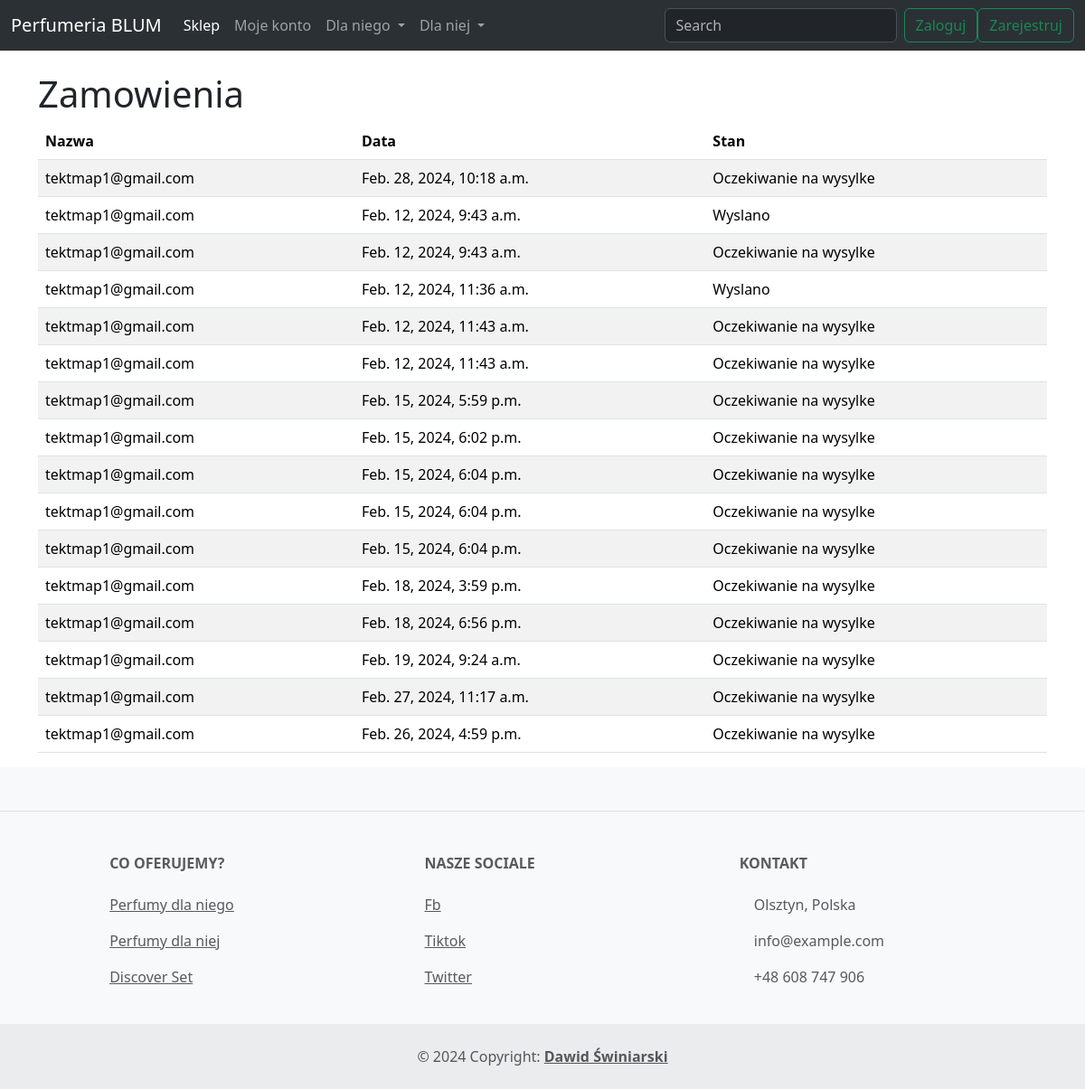
Page /my_orders/ (signed in) on the earlier database version.
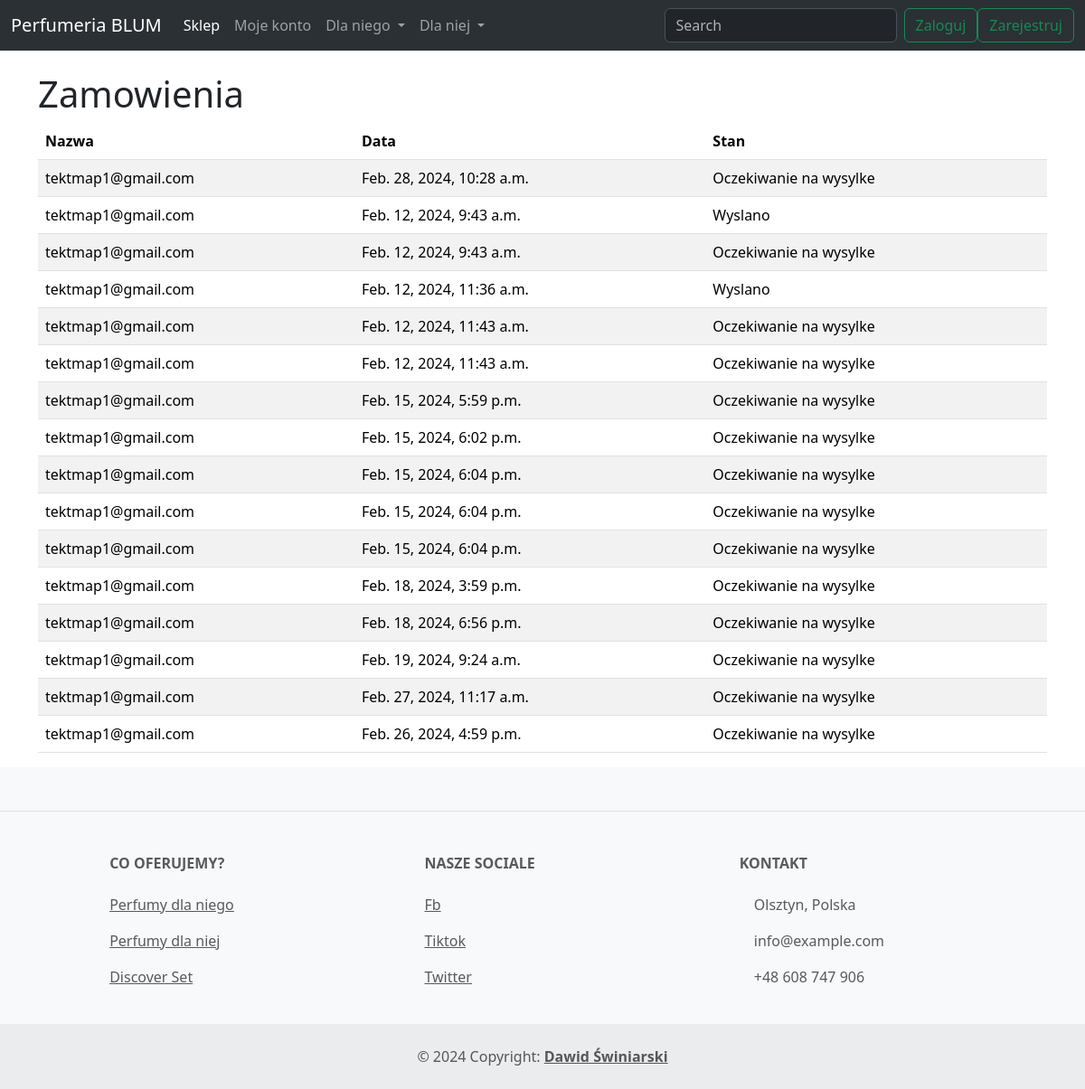
Same page on the later database version.
### product/models.py (models this page shows, shortened)
class Card(models.Model):
    user = models.ForeignKey(to=User, on_delete=models.CASCADE, default="", blank=True)
    quantity = models.IntegerField(default=1, blank=True)
    price = models.IntegerField(default=0)
    street = models.CharField(max_length=100, default="", blank=True)
    city = models.CharField(max_length=100, default="", blank=True)
    postal_code = models.CharField(max_length=6, default="", blank=True)
    phone_number = models.CharField(max_length=9, default="", blank=True)
    email = models.EmailField(default="", blank=True)
    first_name = models.CharField(max_length=50, default="", blank=True)
    last_name = models.CharField(max_length=50, default="", blank=True)
    promo_code = models.CharField(max_length=10, default="", blank=True)
    is_order = models.BooleanField(default=False, blank=True)
    date = models.DateTimeField(default=django.utils.timezone.now, blank=True)
    is_shipped = models.BooleanField(default=False)
    is_delivered = models.BooleanField(default=False)

### users/models.py (models this page shows)
class User(AbstractUser):
    address = models.CharField(max_length=50,default="")
    phone_number = models.IntegerField(default=0)
    USERNAME_FIELD = 'email'
    email = models.EmailField( unique=True)  # changes email to unique and blank to false
    REQUIRED_FIELDS = []  # removes email from REQUIRED_FIELDS

### product/views.py (the view)
# urls.py: path('my_orders/',UserOrders.as_view(),name='my_orders'),
class UserOrders(View):
    def get(self, request):
        orders = Card.objects.filter(user=request.user)
        context = {
            'orders': orders
        }
        return render(request, 'product/user_orderview.html', context=context)

### templates/product/user_orderview.html (shortened to what this page needs)
{% extends 'base.html' %}
{% block content %}
    <div class="container">
         <h1 class="mt-4">Zamowienia</h1>
            <div class="row">
                <div class="col-md-12">
                    <table class="table table-striped">
                        <thead>
                            <tr>
                                <th scope="col">Nazwa</th>
                                <th scope="col">Data</th>
                                <th scope="col">Stan</th>
                            </tr>
                        </thead>
                        <tbody>
                            {% for order in orders %}
                                <tr>
                                    <td>{{ order.user.email }}</td>
                                    <td>{{ order.date }}</td>
                                    {% if order.is_shipped %}
                                        <td>Wyslano</td>
                                    {% else %}
                                        <td>Oczekiwanie na wysylke</td>
                                    {% endif %}
                                </tr>
                            {% endfor %}
                        </tbody>
                    </table>
                </div>
        </div>
     </div>
{% endblock %}

Differences in the rows shown:
changed Card: date "Feb. 28, 2024, 10:18 a.m." → "Feb. 28, 2024, 10:28 a.m."
